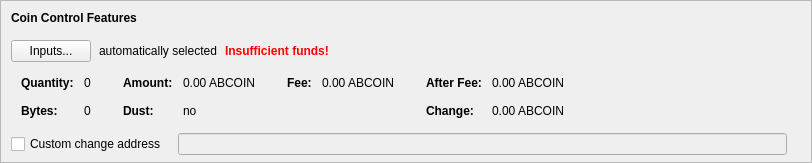
    <widget class="QFrame" name="frameCoinControl">
     <property name="sizePolicy">
      <sizepolicy hsizetype="Expanding" vsizetype="Expanding">
       <horstretch>0</horstretch>
       <verstretch>0</verstretch>
      </sizepolicy>
     </property>
     <property name="maximumSize">
      <size>
       <width>16777215</width>
       <height>16777215</height>
      </size>
     </property>
     <property name="frameShape">
      <enum>QFrame::StyledPanel</enum>
     </property>
     <property name="frameShadow">
      <enum>QFrame::Sunken</enum>
     </property>
     <layout class="QVBoxLayout" name="verticalLayoutCoinControl2">
      <property name="spacing">
       <number>0</number>
      </property>
      <property name="leftMargin">
       <number>0</number>
      </property>
      <property name="topMargin">
       <number>0</number>
      </property>
      <property name="rightMargin">
       <number>0</number>
      </property>
      <property name="bottomMargin">
       <number>6</number>
      </property>
      <item>
       <layout class="QVBoxLayout" name="verticalLayoutCoinControl" stretch="0,0,0,0,1">
        <property name="spacing">
         <number>0</number>
        </property>
        <property name="leftMargin">
         <number>10</number>
        </property>
        <property name="topMargin">
         <number>10</number>
        </property>
        <item>
         <layout class="QHBoxLayout" name="horizontalLayoutCoinControl1">
          <property name="bottomMargin">
           <number>15</number>
          </property>
          <item>
           <widget class="QLabel" name="labelCoinControlFeatures">
            <property name="sizePolicy">
             <sizepolicy hsizetype="Preferred" vsizetype="Maximum">
              <horstretch>0</horstretch>
              <verstretch>0</verstretch>
             </sizepolicy>
            </property>
            <property name="font">
             <font>
              <weight>75</weight>
              <bold>true</bold>
             </font>
            </property>
            <property name="styleSheet">
             <string notr="true">font-weight:bold;</string>
            </property>
            <property name="text">
             <string>Coin Control Features</string>
            </property>
           </widget>
          </item>
         </layout>
        </item>
        <item>
         <layout class="QHBoxLayout" name="horizontalLayoutCoinControl2" stretch="0,0,0,0">
          <property name="spacing">
           <number>8</number>
          </property>
          <property name="bottomMargin">
           <number>10</number>
          </property>
          <item>
           <widget class="QPushButton" name="pushButtonCoinControl">
            <property name="styleSheet">
             <string notr="true"/>
            </property>
            <property name="text">
             <string>Inputs...</string>
            </property>
            <property name="autoDefault">
             <bool>false</bool>
            </property>
           </widget>
          </item>
          <item>
           <widget class="QLabel" name="labelCoinControlAutomaticallySelected">
            <property name="text">
             <string>automatically selected</string>
            </property>
            <property name="margin">
             <number>5</number>
            </property>
           </widget>
          </item>
          <item>
           <widget class="QLabel" name="labelCoinControlInsuffFunds">
            <property name="font">
             <font>
              <weight>75</weight>
              <bold>true</bold>
             </font>
            </property>
            <property name="styleSheet">
             <string notr="true">color:red;font-weight:bold;</string>
            </property>
            <property name="text">
             <string>Insufficient funds!</string>
            </property>
            <property name="margin">
             <number>5</number>
            </property>
           </widget>
          </item>
          <item>
           <spacer name="horizontalSpacerCoinControl">
            <property name="orientation">
             <enum>Qt::Horizontal</enum>
            </property>
            <property name="sizeHint" stdset="0">
             <size>
              <width>40</width>
              <height>1</height>
             </size>
            </property>
           </spacer>
          </item>
         </layout>
        </item>
        <item>
         <widget class="QWidget" name="widgetCoinControl" native="true">
          <property name="sizePolicy">
           <sizepolicy hsizetype="Preferred" vsizetype="Preferred">
            <horstretch>0</horstretch>
            <verstretch>0</verstretch>
           </sizepolicy>
          </property>
          <property name="minimumSize">
           <size>
            <width>0</width>
            <height>0</height>
           </size>
          </property>
          <property name="styleSheet">
           <string notr="true"/>
          </property>
          <layout class="QHBoxLayout" name="horizontalLayoutCoinControl5">
           <property name="leftMargin">
            <number>0</number>
           </property>
           <property name="topMargin">
            <number>0</number>
           </property>
           <property name="rightMargin">
            <number>0</number>
           </property>
           <property name="bottomMargin">
            <number>0</number>
           </property>
           <item>
            <layout class="QHBoxLayout" name="horizontalLayoutCoinControl3" stretch="0,0,0,1">
             <property name="spacing">
              <number>20</number>
             </property>
             <property name="topMargin">
              <number>0</number>
             </property>
             <property name="bottomMargin">
              <number>10</number>
             </property>
             <item>
              <layout class="QFormLayout" name="formLayoutCoinControl1">
               <property name="horizontalSpacing">
                <number>10</number>
               </property>
               <property name="verticalSpacing">
                <number>14</number>
               </property>
               <property name="leftMargin">
                <number>10</number>
               </property>
               <property name="topMargin">
                <number>4</number>
               </property>
               <property name="rightMargin">
                <number>6</number>
               </property>
               <item row="0" column="0">
                <widget class="QLabel" name="labelCoinControlQuantityText">
                 <property name="font">
                  <font>
                   <weight>75</weight>
                   <bold>true</bold>
                  </font>
                 </property>
                 <property name="text">
                  <string>Quantity:</string>
                 </property>
                 <property name="margin">
                  <number>0</number>
                 </property>
                </widget>
               </item>
               <item row="0" column="1">
                <widget class="QLabel" name="labelCoinControlQuantity">
                 <property name="cursor">
                  <cursorShape>IBeamCursor</cursorShape>
                 </property>
                 <property name="contextMenuPolicy">
                  <enum>Qt::ActionsContextMenu</enum>
                 </property>
                 <property name="text">
                  <string notr="true">0</string>
                 </property>
                 <property name="margin">
                  <number>0</number>
                 </property>
                 <property name="textInteractionFlags">
                  <set>Qt::LinksAccessibleByMouse|Qt::TextSelectableByKeyboard|Qt::TextSelectableByMouse</set>
                 </property>
                </widget>
               </item>
               <item row="1" column="0">
                <widget class="QLabel" name="labelCoinControlBytesText">
                 <property name="font">
                  <font>
                   <weight>75</weight>
                   <bold>true</bold>
                  </font>
                 </property>
                 <property name="text">
                  <string>Bytes:</string>
                 </property>
                </widget>
               </item>
               <item row="1" column="1">
                <widget class="QLabel" name="labelCoinControlBytes">
                 <property name="cursor">
                  <cursorShape>IBeamCursor</cursorShape>
                 </property>
                 <property name="contextMenuPolicy">
                  <enum>Qt::ActionsContextMenu</enum>
                 </property>
                 <property name="text">
                  <string notr="true">0</string>
                 </property>
                 <property name="textInteractionFlags">
                  <set>Qt::LinksAccessibleByMouse|Qt::TextSelectableByKeyboard|Qt::TextSelectableByMouse</set>
                 </property>
                </widget>
               </item>
              </layout>
             </item>
             <item>
              <layout class="QFormLayout" name="formLayoutCoinControl2">
               <property name="horizontalSpacing">
                <number>10</number>
               </property>
               <property name="verticalSpacing">
                <number>14</number>
               </property>
               <property name="leftMargin">
                <number>6</number>
               </property>
               <property name="topMargin">
                <number>4</number>
               </property>
               <property name="rightMargin">
                <number>6</number>
               </property>
               <item row="0" column="0">
                <widget class="QLabel" name="labelCoinControlAmountText">
                 <property name="font">
                  <font>
                   <weight>75</weight>
                   <bold>true</bold>
                  </font>
                 </property>
                 <property name="text">
                  <string>Amount:</string>
                 </property>
                 <property name="margin">
                  <number>0</number>
                 </property>
                </widget>
               </item>
               <item row="0" column="1">
                <widget class="QLabel" name="labelCoinControlAmount">
                 <property name="cursor">
                  <cursorShape>IBeamCursor</cursorShape>
                 </property>
                 <property name="contextMenuPolicy">
                  <enum>Qt::ActionsContextMenu</enum>
                 </property>
                 <property name="text">
                  <string notr="true">0.00 ABCOIN</string>
                 </property>
                 <property name="textInteractionFlags">
                  <set>Qt::LinksAccessibleByMouse|Qt::TextSelectableByKeyboard|Qt::TextSelectableByMouse</set>
                 </property>
                </widget>
               </item>
               <item row="1" column="0">
                <widget class="QLabel" name="labelCoinControlLowOutputText">
                 <property name="font">
                  <font>
                   <weight>75</weight>
                   <bold>true</bold>
                  </font>
                 </property>
                 <property name="text">
                  <string>Dust:</string>
                 </property>
                </widget>
               </item>
               <item row="1" column="1">
                <widget class="QLabel" name="labelCoinControlLowOutput">
                 <property name="cursor">
                  <cursorShape>IBeamCursor</cursorShape>
                 </property>
                 <property name="contextMenuPolicy">
                  <enum>Qt::ActionsContextMenu</enum>
                 </property>
                 <property name="text">
                  <string notr="true">no</string>
                 </property>
                 <property name="textInteractionFlags">
                  <set>Qt::LinksAccessibleByMouse|Qt::TextSelectableByKeyboard|Qt::TextSelectableByMouse</set>
                 </property>
                </widget>
               </item>
              </layout>
             </item>
             <item>
              <layout class="QFormLayout" name="formLayoutCoinControl3">
               <property name="horizontalSpacing">
                <number>10</number>
               </property>
               <property name="verticalSpacing">
                <number>14</number>
               </property>
               <property name="leftMargin">
                <number>6</number>
               </property>
               <property name="topMargin">
                <number>4</number>
               </property>
               <property name="rightMargin">
                <number>6</number>
               </property>
               <item row="0" column="0">
                <widget class="QLabel" name="labelCoinControlFeeText">
                 <property name="font">
                  <font>
                   <weight>75</weight>
                   <bold>true</bold>
                  </font>
                 </property>
                 <property name="text">
                  <string>Fee:</string>
                 </property>
                 <property name="margin">
                  <number>0</number>
                 </property>
                </widget>
               </item>
               <item row="0" column="1">
                <widget class="QLabel" name="labelCoinControlFee">
                 <property name="cursor">
                  <cursorShape>IBeamCursor</cursorShape>
                 </property>
                 <property name="contextMenuPolicy">
                  <enum>Qt::ActionsContextMenu</enum>
                 </property>
                 <property name="text">
                  <string notr="true">0.00 ABCOIN</string>
                 </property>
                 <property name="textInteractionFlags">
                  <set>Qt::LinksAccessibleByMouse|Qt::TextSelectableByKeyboard|Qt::TextSelectableByMouse</set>
                 </property>
                </widget>
               </item>
              </layout>
             </item>
             <item>
              <layout class="QFormLayout" name="formLayoutCoinControl4">
               <property name="horizontalSpacing">
                <number>10</number>
               </property>
               <property name="verticalSpacing">
                <number>14</number>
               </property>
               <property name="leftMargin">
                <number>6</number>
               </property>
               <property name="topMargin">
                <number>4</number>
               </property>
               <property name="rightMargin">
                <number>6</number>
               </property>
               <item row="0" column="0">
                <widget class="QLabel" name="labelCoinControlAfterFeeText">
                 <property name="font">
                  <font>
                   <weight>75</weight>
                   <bold>true</bold>
                  </font>
                 </property>
                 <property name="text">
                  <string>After Fee:</string>
                 </property>
                 <property name="margin">
                  <number>0</number>
                 </property>
                </widget>
               </item>
               <item row="0" column="1">
                <widget class="QLabel" name="labelCoinControlAfterFee">
                 <property name="cursor">
                  <cursorShape>IBeamCursor</cursorShape>
                 </property>
                 <property name="contextMenuPolicy">
                  <enum>Qt::ActionsContextMenu</enum>
                 </property>
                 <property name="text">
                  <string notr="true">0.00 ABCOIN</string>
                 </property>
                 <property name="textInteractionFlags">
                  <set>Qt::LinksAccessibleByMouse|Qt::TextSelectableByKeyboard|Qt::TextSelectableByMouse</set>
                 </property>
                </widget>
               </item>
               <item row="1" column="0">
                <widget class="QLabel" name="labelCoinControlChangeText">
                 <property name="font">
                  <font>
                   <weight>75</weight>
                   <bold>true</bold>
                  </font>
                 </property>
                 <property name="text">
                  <string>Change:</string>
                 </property>
                </widget>
               </item>
               <item row="1" column="1">
                <widget class="QLabel" name="labelCoinControlChange">
                 <property name="cursor">
                  <cursorShape>IBeamCursor</cursorShape>
                 </property>
                 <property name="contextMenuPolicy">
                  <enum>Qt::ActionsContextMenu</enum>
                 </property>
                 <property name="text">
                  <string notr="true">0.00 ABCOIN</string>
                 </property>
                 <property name="textInteractionFlags">
                  <set>Qt::LinksAccessibleByMouse|Qt::TextSelectableByKeyboard|Qt::TextSelectableByMouse</set>
                 </property>
                </widget>
               </item>
              </layout>
             </item>
            </layout>
           </item>
          </layout>
         </widget>
        </item>
        <item>
         <layout class="QHBoxLayout" name="horizontalLayoutCoinControl4" stretch="0,0,0">
          <property name="spacing">
           <number>12</number>
          </property>
          <property name="sizeConstraint">
           <enum>QLayout::SetDefaultConstraint</enum>
          </property>
          <property name="topMargin">
           <number>5</number>
          </property>
          <property name="rightMargin">
           <number>5</number>
          </property>
          <item>
           <widget class="QCheckBox" name="checkBoxCoinControlChange">
            <property name="toolTip">
             <string>If this is activated, but the change address is empty or invalid, change will be sent to a newly generated address.</string>
            </property>
            <property name="text">
             <string>Custom change address</string>
            </property>
           </widget>
          </item>
          <item>
           <widget class="QValidatedLineEdit" name="lineEditCoinControlChange">
            <property name="enabled">
             <bool>false</bool>
            </property>
            <property name="sizePolicy">
             <sizepolicy hsizetype="Expanding" vsizetype="Fixed">
              <horstretch>0</horstretch>
              <verstretch>0</verstretch>
             </sizepolicy>
            </property>
           </widget>
          </item>
          <item>
           <widget class="QLabel" name="labelCoinControlChangeLabel">
            <property name="sizePolicy">
             <sizepolicy hsizetype="Preferred" vsizetype="Expanding">
              <horstretch>0</horstretch>
              <verstretch>0</verstretch>
             </sizepolicy>
            </property>
            <property name="minimumSize">
             <size>
              <width>0</width>
              <height>0</height>
             </size>
            </property>
            <property name="text">
             <string/>
            </property>
            <property name="margin">
             <number>3</number>
            </property>
           </widget>
          </item>
         </layout>
        </item>
        <item>
         <spacer name="verticalSpacerCoinControl">
          <property name="orientation">
           <enum>Qt::Vertical</enum>
          </property>
          <property name="sizeHint" stdset="0">
           <size>
            <width>800</width>
            <height>1</height>
           </size>
          </property>
         </spacer>
        </item>
       </layout>
      </item>
     </layout>
    </widget>
